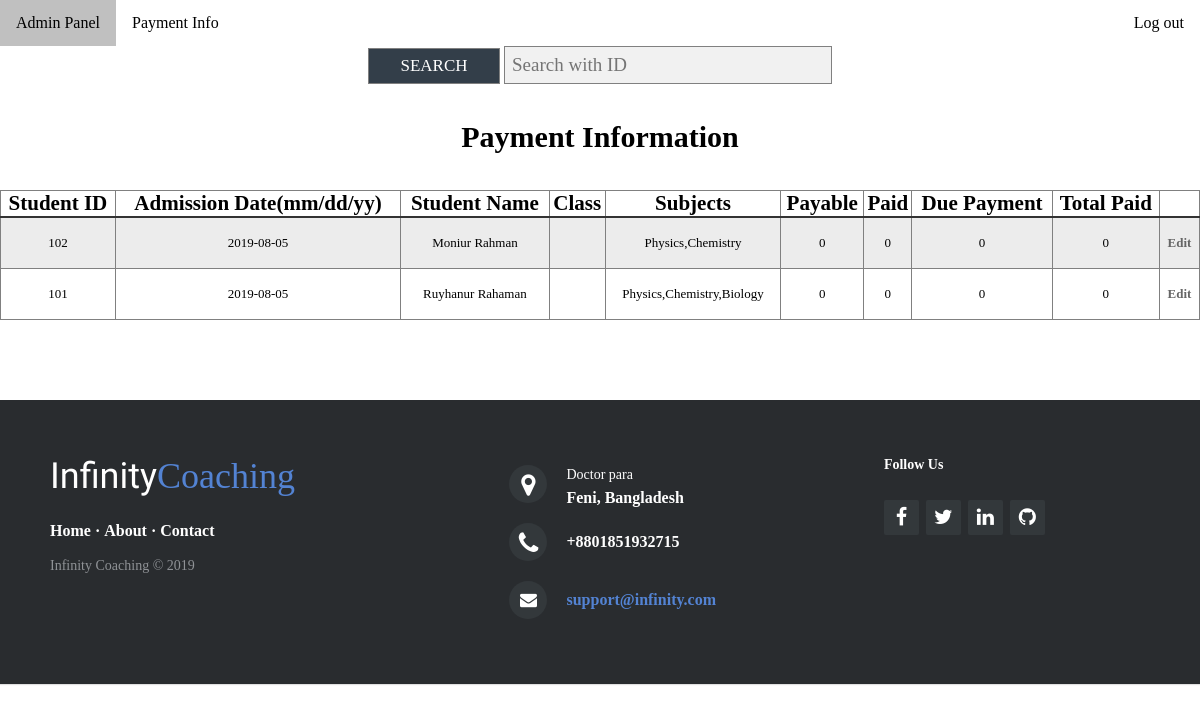
Page /admin/payment.php (signed in) on the committed database.
### tables this page shows
CREATE TABLE `admission` (
  `id` int(100) NOT NULL,
  `date` date NOT NULL,
  `studentname` varchar(100) NOT NULL,
  `fathername` varchar(100) NOT NULL,
  `mothername` varchar(100) NOT NULL,
  `birth` date NOT NULL,
  `email` varchar(100) NOT NULL,
  `phone` int(100) DEFAULT NULL,
  `gender` varchar(50) NOT NULL,
  `address` varchar(100) NOT NULL,
  `sclass` int(50) NOT NULL,
  `subjects` varchar(100) NOT NULL,
  `student_id` int(100) NOT NULL,
  `payable` int(100) NOT NULL,
  `paid` int(100) NOT NULL,
  `due` int(100) NOT NULL,
  `totalpaid` int(100) NOT NULL
);

### admin/DB_connection.php (called while the page is built, shortened)
<?php
class DBconfig{
	private $_host="localhost";
	private $_username="root";
	private $_password="";
	private $_database="coaching";
	protected $connection;
	public function __construct(){
		if(!isset($this->connection)){
			$this->connection=new mysqli($this->_host,$this->_username,$this->_password,$this->_database);
		}
		return $this->connection;
	}
}
?>

### admin/payment.php (the view, shortened to what this page needs)
<!DOCTYPE html>
<html>
<head>
  <link rel="stylesheet" href="https://cdnjs.cloudflare.com/ajax/libs/font-awesome/4.7.0/css/font-awesome.min.css">
    <link rel="stylesheet" type="text/css" href="css/adminhome.css"/>
</head>
<body>
</body>
</html>
<?php
    include 'searchpayment.php';
    ?>
  <?php
include_once 'crud.php';
$crud = new crud();
$query = "select * from admission order by id DESC";
$result  = $crud->getData($query);
?>
<table id = "customers" border=".5">
<tr class="tr">
  <th><h3>Student ID</h3></th>
<th><h3>Admission Date(mm/dd/yy)</h3></th>
<th><h3>Student Name</h3></th>
<th><h3>Class</h3></th>
<th><h3>Subjects</h3></th>
<th><h3>Payable</h3></th>
<th><h3>Paid</h3></th>
<th><h3>Due Payment </h3></th>
<th><h3>Total Paid</h3></th>
</tr>
<?php
foreach($result as $key=> $res){
    echo "<tr>";
      echo "<td>".$res["student_id"]."</td>";
    echo "<td>".$res['date']."</td>";
    echo "<td>".$res['studentname']."</td>";
    echo "<td>".$res["class"]."</td>";
    echo "<td>".$res["subjects"]."</td>";
    echo "<td>".$res["payable"]."</td>";
    echo "<td>".$res["paid"]."</td>";
    echo "<td>".$res["due"]."</td>";
    echo "<td>".$res["totalpaid"]."</td>";
    echo "<td> <a href='editpayment.php?id=$res[id]'>Edit</a></td>";
               echo "</tr>";
}
?>
</table>
<?php
    include 'footer.php';
    ?>

### admin/css/adminhome.css (style rules this page uses)
* { margin:0; padding:0; font-family:'Josefin Sans' , sans-serif; }

### admin/searchpayment.php (style rules this page uses)
* { font-family: "italic"; }
table { border-collapse: collapse; width: 100%; text-align: center; }
tr { cell-padding: 10px 0; }
tr:nth-child(even) { background: #ececec; }
tr:first-child { border-bottom: 2px solid #333; }
th { font-size: 18px; font-family: "Lucida Console"; }
td { height: 40px; font-family: "Lucida Console"; font-size: 13px; font-weight: 100; padding: 5px; }
table a:link { color: #666; font-weight: bold; text-decoration: none; }

### admin/payment.php (style rules this page uses)
* { font-family: "italic"; }
table { border-collapse: collapse; width: 100%; text-align: center; }
tr { cell-padding: 10px 0; }
tr:nth-child(even) { background: #ececec; }
tr:first-child { border-bottom: 2px solid #333; }
th { font-size: 18px; font-family: "Lucida Console"; }
td { height: 40px; font-family: "Lucida Console"; font-size: 13px; font-weight: 100; padding: 5px; }

### rows in the picture
admission: student "102", date "2019-08-05", studentname "Moniur Rahman", subjects "Physics,Chemistry", payable "0", paid "0", due "0", totalpaid "0"
admission: student "101", date "2019-08-05", studentname "Ruyhanur Rahaman", subjects "Physics,Chemistry,Biology", payable "0", paid "0", due "0", totalpaid "0"
